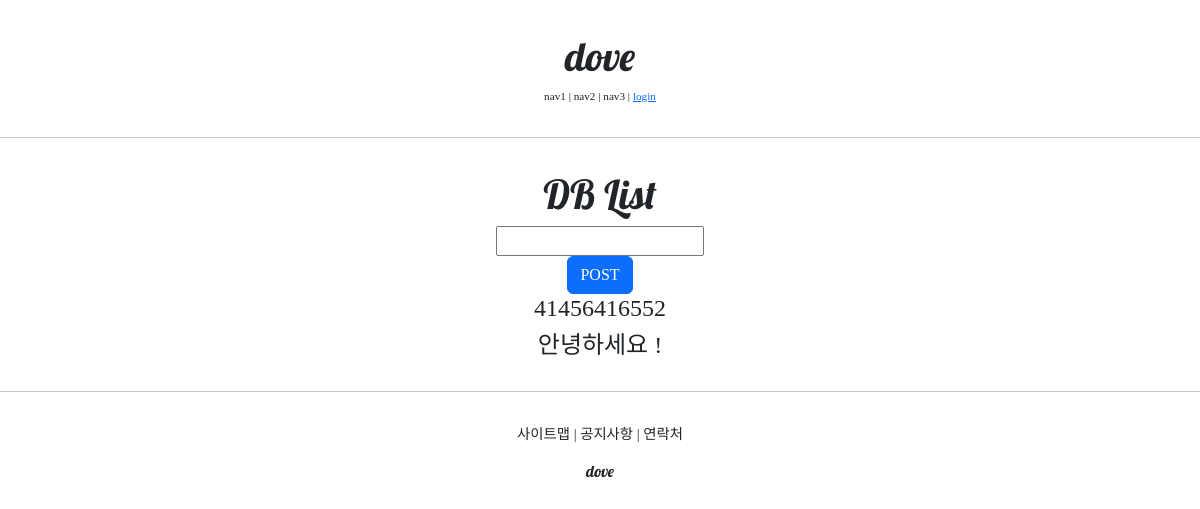
Page /account/hello_world/ on the earlier database version.
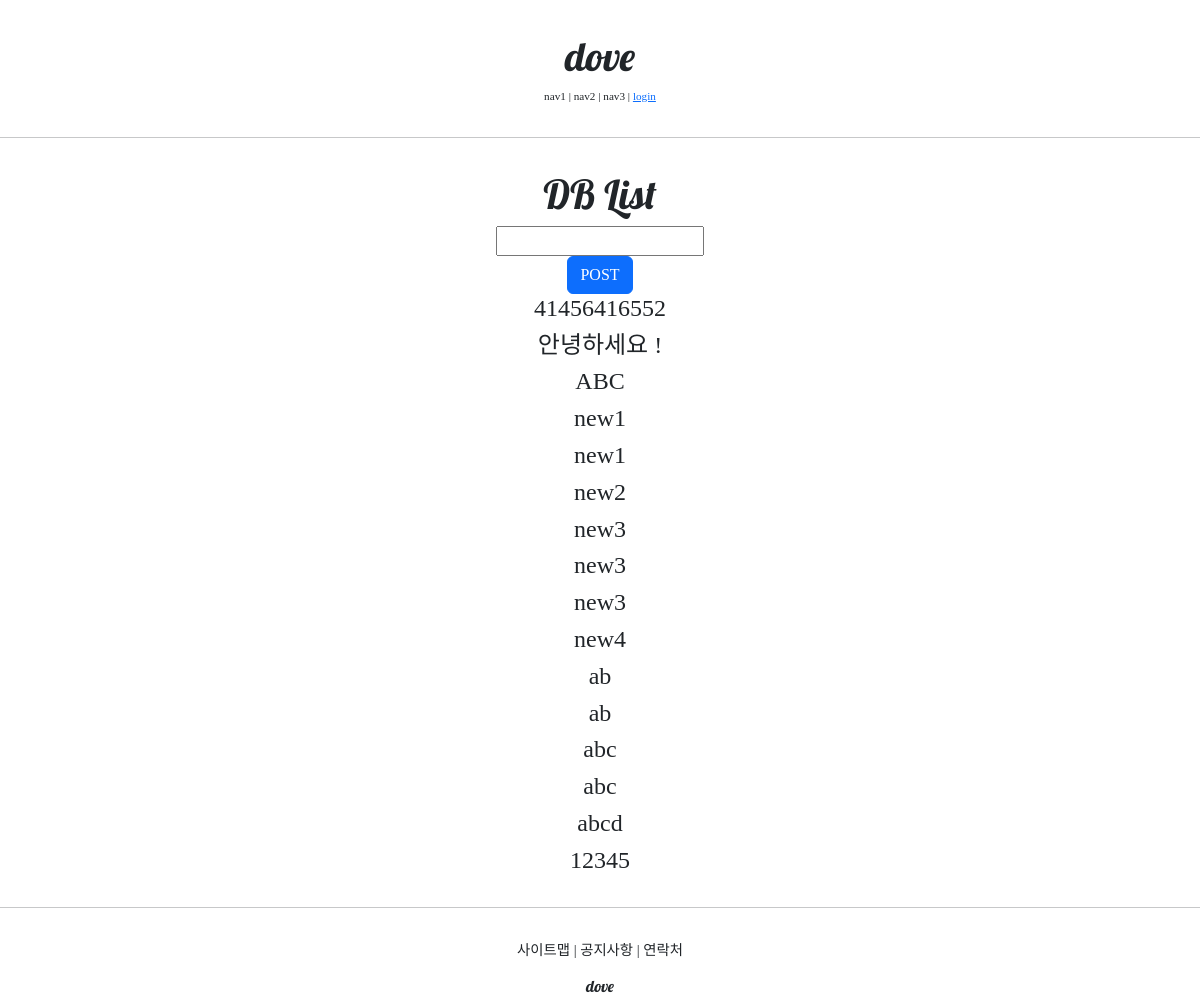
Same page on the later database version.
### accountapp/models.py (models this page shows)
class HelloWorld(models.Model): #HelloWorld 객체는 text 멤버변수를 가지고 있다.
    text = models.CharField(max_length=255, null=False)

### accountapp/views.py (the view)
# urls.py: path('hello_world/', hello_world, name='hello_world'),
def hello_world(request):
    if request.method=="POST":
        temp = request.POST.get('hello_world_input') #request의 post 요청 (하지만 대문자로 써야 한다)에서  input 태그의 name속성값이 hello_world_input인 것의 데이터를 가져와라
        new_hello_world = HelloWorld() #인스턴스 생성 (객체 타입은 HelloWorld이다)
        new_hello_world.text = temp
        new_hello_world.save() #DB에 new_hello_world 인스턴스를 저장
        hello_world_list = HelloWorld.objects.all() #HelloWorld 클래스 타입 내장 기본 함수여서 HelloWorld.을 쓰나보다?
        return HttpResponseRedirect(reverse('accountapp:hello_world')) #/accountapp/urls.py의 app_name을 입력하면 알아서 urlpatterns의 경로를 참고하여 account/hello_world로 변환된다.
    else:
        hello_world_list = HelloWorld.objects.all()
        return render(request, 'accountapp/hello_world.html', context={'hello_world_list': hello_world_list}) #/accountapp/hello_world가 아니다. 앞에 /는 꼭 빼야 한다 context는 보내줄 데이터다

### accountapp/templates/accountapp/hello_world.html (shortened to what this page needs)
{% extends 'base.html' %}
{% block content %}
<div style="border-radius:1rem; margin:2rem; text-align:center;">
<h1 style="font-family: 'Lobster', cursive;">
    DB List
    </h1>
    <form action="/account/hello_world/" method="post">
        <div>
            <input type="text" name="hello_world_input">
        </div>
        <div>
            <input type="submit" class="btn btn-primary" value="POST">
        </div>
    </form>
    {% if hello_world_list %}
    	{% for i in hello_world_list %}
    	<h4>
        {{ i.text }}
    	</h4>
    	{% endfor %}
    {% endif %}
</div>
{% endblock %}

### templates/base.html
<!DOCTYPE html>
<html lang='ko'>
    {% include 'head.html' %}
    <body style="font-family:'NanumSquareR';">
        {% include 'header.html' %}
        <hr>
        {% block content %}
        {% endblock %}
        <hr>
        {% include 'footer.html' %}
    </body>
</html>

### templates/head.html (shortened to what this page needs)
{% load static %}
<head>
    <link rel="stylesheet" href="https://cdn.jsdelivr.net/npm/bootstrap@5.2.2/dist/css/bootstrap.min.css">
    <link rel="stylesheet" type="text/css" href="{% static 'base.css' %}">
</head>

### templates/header.html
<div class="dove_header">
    <div>
        <h1 class="dove_logo" style="margin-top:1rem;">dove</h1>
    </div>
    <div style="font-size:.7rem;">
        <span>nav1</span> |
        <span>nav2</span> |
        <span>nav3</span> |
        {% if not user.is_authenticated %}
        <a href="{% url 'accountapp:login' %}?next={{ request.path }}">
            <span>login</span>
        </a>
        {% else %}
        <a href="{% url 'accountapp:logout' %}?next={{ request.path }}">
            <span>logout</span>
        </a>
        {% endif %}
    </div>
</div>

### templates/footer.html
<div class="dove_footer">
    <div class="dove_footer_btn" style="font-size:.9rem;">
        <span>사이트맵</span> |
        <span>공지사항</span> |
        <span>연락처</span>
    </div>
    <div style="margin-top:1rem;">
        <h6 class="dove_logo">dove</h6>
    </div>
</div>

### static/base.css (style rules this page uses)
.dove_logo { font-family: 'Lobster', cursive; }
.dove_footer { text-align:center; }
.dove_header { text-align:center; margin:2rem 0; }
.dove_footer_btn { margin-top:2rem; }

Differences in the rows shown:
added HelloWorld: text "ABC"
added HelloWorld: text "new1"
added HelloWorld: text "new1"
added HelloWorld: text "new2"
added HelloWorld: text "new3"
added HelloWorld: text "new3"
added HelloWorld: text "new3"
added HelloWorld: text "new4"
added HelloWorld: text "ab"
added HelloWorld: text "ab"
added HelloWorld: text "abc"
added HelloWorld: text "abc"
added HelloWorld: text "abcd"
added HelloWorld: text "12345"
